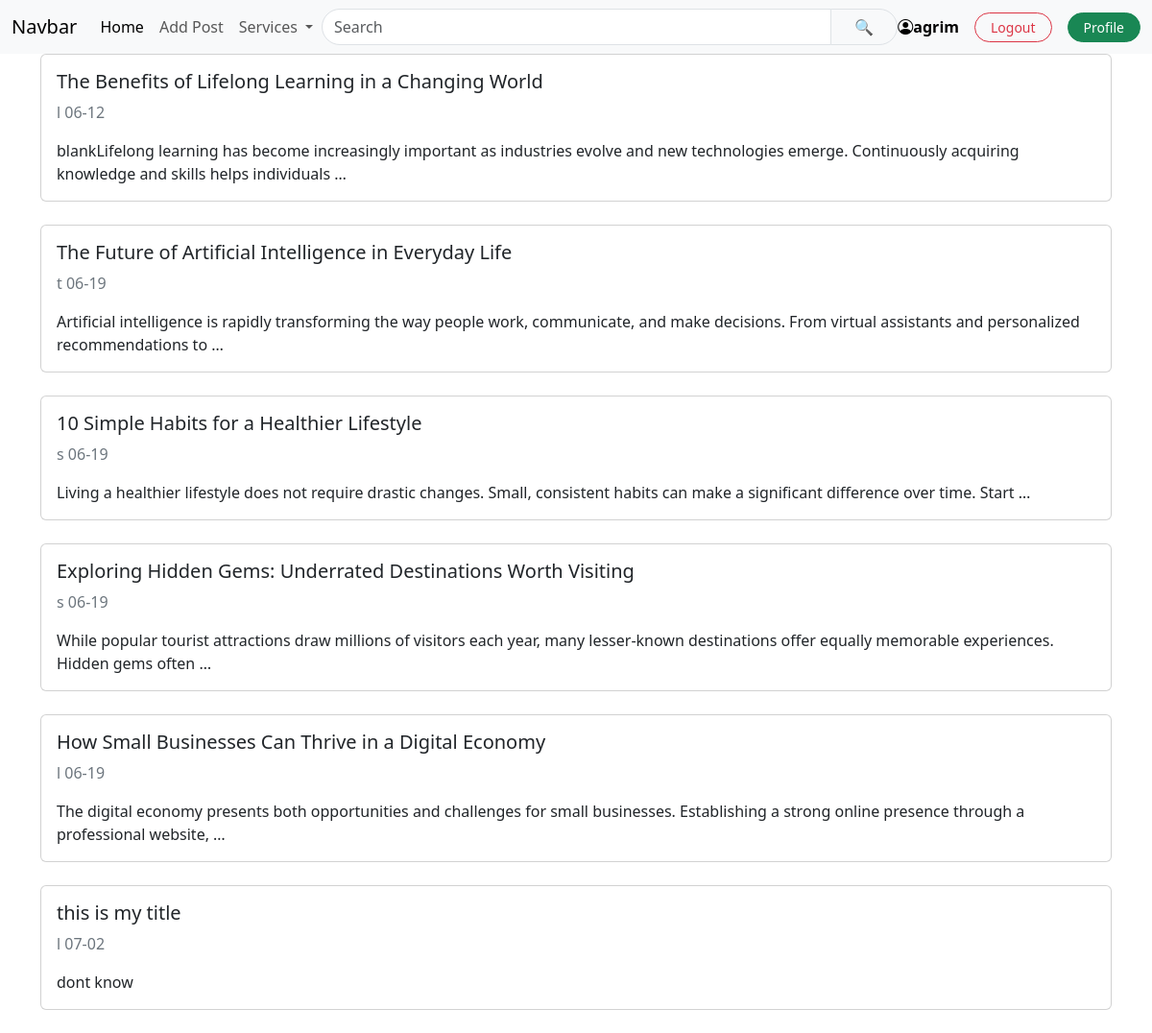
Page / (signed in) on the earlier database version.
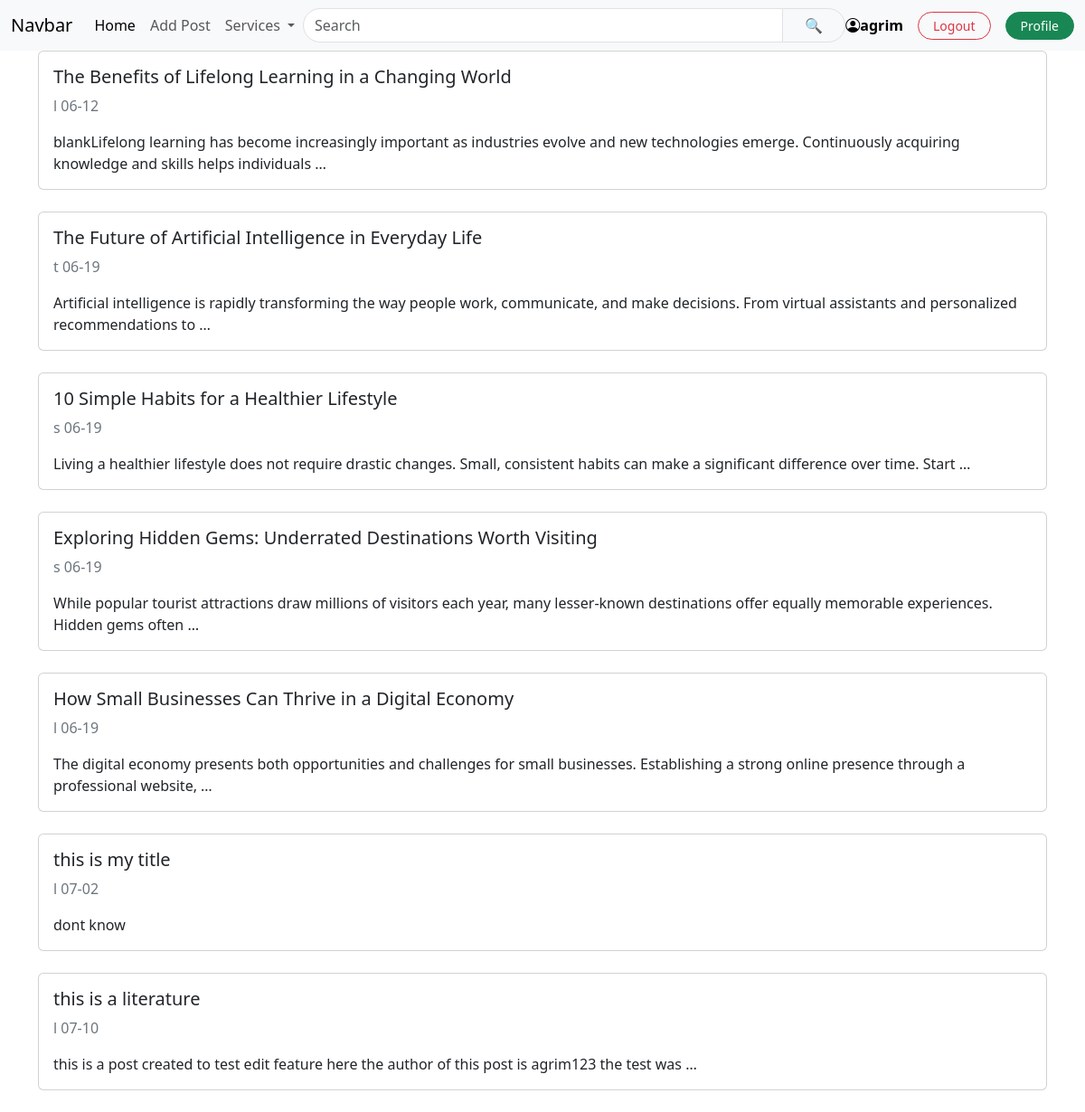
Same page on the later database version.
### firstapp/models.py (models this page shows, shortened)
class Posts(models.Model):
    POST_CHOICES=[
        ('l','literature'),
        ('s','sports'),
        ('t','technology')
    ]
    class Meta:
        verbose_name='Post'
        verbose_name_plural='Posts'
    category=models.CharField(choices=POST_CHOICES)
    title=models.CharField(max_length=200)
    image_url=models.URLField(null=True, blank=True)
    status=models.CharField(max_length=20)
    content=models.TextField()
    slug=models.CharField(unique=True)
    created_at=models.DateTimeField(auto_now_add=True)
    updated_at=models.DateTimeField(auto_now=True)
    created_by=models.ForeignKey(settings.AUTH_USER_MODEL,on_delete=models.CASCADE, null=True, blank=True)

### firstapp/views.py (the view)
# urls.py: path('',views.html_view, name='html_view'),
@login_required
def html_view(request):
    posts=Posts.objects.all()
    user=request.user
    return render(request, 'firstapp/index.html', { "posts": posts, "user":user })

### firstapp/templates/firstapp/index.html (shortened to what this page needs)
{%load static%}
<!doctype html>
<html lang="en">
  <head>
<link rel="stylesheet" href="{%static 'firstapp/style.css'%}">
<link rel="stylesheet" href="https://cdn.jsdelivr.net/npm/bootstrap-icons@1.11.3/font/bootstrap-icons.min.css">
<link href="https://cdn.jsdelivr.net/npm/bootstrap@5.3.8/dist/css/bootstrap.min.css" rel="stylesheet">
  </head>
  <body>
 <nav class="navbar navbar-expand-lg bg-body-tertiary">
  <div class="container-fluid">
    <a class="navbar-brand" href="{%url 'html_view'%}">Navbar</a>
    <div class="collapse navbar-collapse" id="navbarSupportedContent">
      <ul class="navbar-nav me-auto mb-2 mb-lg-0">
        <li class="nav-item">
          <a class="nav-link active" aria-current="page" href="#">Home</a>
        </li>
        <li class="nav-item">
          <a class="nav-link" href="{%url 'create_post'%}">Add Post</a>
        </li>
        <li class="nav-item dropdown">
          <a class="nav-link dropdown-toggle" href="#" role="button" data-bs-toggle="dropdown" aria-expanded="false">
            Services
          </a>
        </li>
      </ul>
      <form class="d-flex mx-auto" role="search" style="max-width: 600px; width: 100%;" action="{%url 'search' %}">
         <div class="input-group">
        <input
            class="form-control rounded-start-pill"
            type="search"
            placeholder="Search"
            aria-label="Search"
            name="q"
             value="{{query}}"
             >
        <button
            class="btn btn-light border rounded-end-pill px-4"
            type="submit">
            🔍
        </button>
       </div>
      </form>
      <div class="d-flex align-items-center gap-3">
        {%if request.user.is_authenticated%}
        <span class="text-black fw-semibold"><i  class="bi bi-person-circle"></i>{{request.user.username}}</span>
          <form method="post" action={%url 'logout'%} class="mb-0">
            <button type="submit"  class="btn btn-outline-danger btn-sm rounded-pill px-3">
              Logout
            </button>
          </form>
          <a href="{%url 'profile_view'%}" class="btn btn-success btn-sm rounded-pill px-3">Profile</a>
        {%else%}
          <a href="{%url 'login' %}"  class="btn btn-success btn-sm rounded-pill px-3">login</a>
          <a href="{%url 'signup' %}"  class="btn btn-success btn-sm rounded-pill px-3">signup</a>
        {%endif%}
      </div>
    </div>
  </div>
</nav>
    <main class="container">
        {%block content%}
        {%if posts%}
        {%for post in posts%}
        <a href="{%url 'post_detail' post.id%}" class="text-decoration-none">
        <div class="card mb-4">
          <div class="card-body">
            <h5 class="card-title">{{post.title}}</h5>
            <p class="text-secondary">
              <span>{{post.category}}</span>
              <span>{{post.created_at|date:"m-d"}}</span>
            </p>
            <p class="card-text">{{post.content|truncatewords:20}}</p>
          </div>
        </div>
      </a>
        {%endfor%}
        {%else%}
        <p>no post available</p>
        {{error_message}}
        {%endif%}
        {%endblock content%}
    </main>
</html>

Differences in the rows shown:
added Posts: title "this is a literature", category "l", created_at "07-10", content "this is a post created to test edit feature here the author of this post is agrim123 the test was …"
